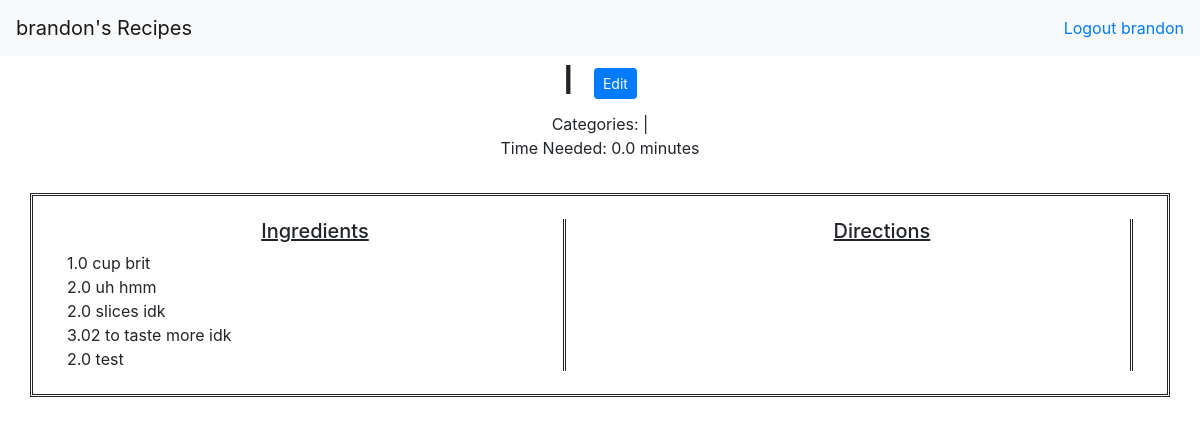
Page /recipes/28/ (signed in) on the committed database.
### recipes/models.py (models this page shows, shortened)
class Recipe(models.Model):
    user = models.ForeignKey(User, on_delete=models.CASCADE)
    name = models.CharField(max_length=100, unique=True)
    categories = models.ManyToManyField('Category', related_name='category_set', blank=True)
    time_needed = models.FloatField(blank=True, null=True)
    cover_img = models.ImageField(blank=True, null=True, upload_to="covers/")
    recipe_ref = models.CharField(max_length=255, blank=True, default='')
    notes = models.TextField(max_length=1000, default='', blank=True)
    def get_cover(self):
        if not self.cover_img:
            return None
        else:
            return self.cover_img.url

class Ingredient(models.Model):
    user = models.ForeignKey(User, on_delete=models.CASCADE, blank=True, null=True)
    recipe = models.ForeignKey(Recipe, on_delete=models.CASCADE)
    name = models.CharField(max_length=50)
    amount = models.FloatField(validators=[MinValueValidator(0.0)])
    unit = models.CharField(max_length=20, null=True, blank=True)
    prep = models.CharField(max_length=25, default="", blank=True)
    class Meta:
        ordering = ['name']
    def __str__(self):
        if self.unit is None:
            return f'{str(self.amount)} {self.name}'
        return f'{str(self.amount)} {self.unit} {self.name} {self.prep}'

### recipes/views.py (the view)
# urls.py: path('<int:recipe_id>/', views.detail, name='detail'),
@login_required(login_url='accounts:login')
def detail(request, recipe_id):
    recipe = Recipe.objects.get(id=recipe_id)
    context = {'recipe': recipe}
    return render(request, 'detail.html', context)

### recipes/templates/detail.html (shortened to what this page needs)
{% extends 'base.html' %}
{% block content %}
<div class="recipeheader">
    <center>
        <h1>
            {{ recipe.name }}
            <button type="button" class="btn btn-primary btn-sm" style="margin-left:10px">
                <a href = "{% url 'recipes:edit-recipe' recipe.id %}" style="color:#FDFEFE;"> Edit </a>
            </button>
        </h1>
        Categories: |
        <br>
        Time Needed: {{ recipe.time_needed }} minutes <br>
    </center>
</div>
<div class="row recipe-row">
  <div class="column">
      <center><h5><u>Ingredients</u></h5></center>
      {% for ingredient in recipe.ingredient_set.all %}
        {{ ingredient }}<br>
      {% endfor %}
  </div>
  <div class="column">
      <center><h5><u>Directions</u></h5></center>
  </div>
</div>
{% endblock %}

### templates/base.html (shortened to what this page needs)
<!doctype html>
<html lang="en">
<head>
    <link rel="stylesheet" href="https://stackpath.bootstrapcdn.com/bootstrap/4.5.0/css/bootstrap.min.css"
>
</head>
<body>
<nav class="navbar navbar-light bg-light">
    {% if request.user.is_authenticated %}
        <a class="navbar-brand" href="{% url 'recipes:index' %}">{{request.user.username}}'s Recipes</a>
        <a href="{% url 'accounts:logout' %}">Logout {{request.user}}</a>
    {% else %}
        <a class="navbar-brand" href="{% url 'recipes:index' %}">My Recipes</a>
    {% endif %}
</nav>
<div class="container">
    {% block content %}{% endblock %}
</div>
</body>
</html>

### templates/base.html (style rules this page uses)
.column { float: left; width: 44%; margin: 2% 3% 2% 3%; word-wrap: break-word; border-right: double; }
.recipe-row { margin-top: 3%; border-style: double; }

### rows in the picture
Recipe: name "l", time_needed "0.0"
Ingredient: unit+amount+name "1.0 cup brit"
Ingredient: unit+amount+name "2.0 uh hmm"
Ingredient: unit+amount+name "2.0 slices idk"
Ingredient: unit+amount+name "3.02 to taste more idk"
Ingredient: unit+amount+name "2.0 test"

### other values in the picture
{{ request.user.username }} "brandon"
{{ request.user }} "brandon"
